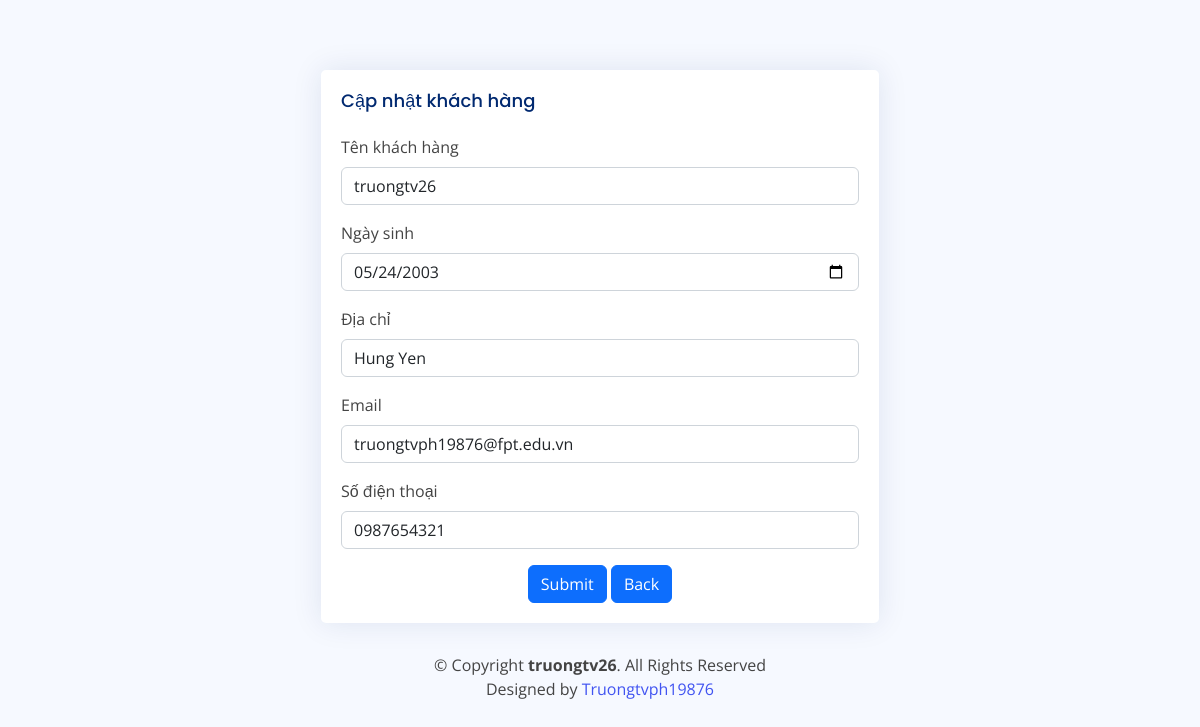
Screenshot of /cap-nhat-khach-hang/1 with the database file from the repository.
### tables this page shows
CREATE TABLE `customer` (
  `id` int(11) NOT NULL,
  `name` varchar(255) NOT NULL,
  `birthday` date NOT NULL,
  `address` varchar(255) NOT NULL,
  `email` varchar(255) NOT NULL,
  `phone` varchar(15) NOT NULL
);

### app/controllers/Customer.php (called while the page is built, shortened)
<?php
class Customer extends Controller
{
    private bool|object $model;
    public function __construct()
    {
        $this->model = $this->model('Customer');
    }
    public function update($id = 0) {
        $req = new Request();
        $req->setRules([
            'name' => 'required|min:2|max:20',
            'email' => 'required|email',
            'birthday' => 'required'
        ]);
        $req->setMessage([
            'name.required' => 'Trường này không được để trống',
            'name.min' => 'Tối thiểu 2 ký tự',
            'name.max' => 'Tối đa 20 ký tự',
            'email.required' => 'Trường này không được để trống',
            'email.email' => 'Định dạng email không hợp lệ',
            'birthday.required' => 'Trường này không được để trống'
        ]);
        if ($id > 0)
            $this->data['main']['info'] = $this->model->detailCustomer($id);
        $this->data['main']['errors'] = $req->getError();
        $this->data['layout'] = 'customers/update';
        $this->data['page_title'] = 'Cập nhật khách hàng';
        $this->render('client', $this->data);
    }
}

### index.php (called while the page is built, shortened)
<?php
$app = new App();

### core/Database.php (called while the page is built, shortened)
<?php
class Database
{
    public static $instance = null;
    public function __construct()
    {
        if (self::$instance == null) {
            try {
                $host = 'localhost';
                $db = 'we18104';
                $user = 'root';
                $password = '';
                $options = [
                    \PDO::ATTR_ERRMODE => \PDO::ERRMODE_EXCEPTION,
                    \PDO::ATTR_DEFAULT_FETCH_MODE => \PDO::FETCH_ASSOC
                ];
                $dsn = "mysql:dbname=$db;host=$host";
                self::$instance = new \PDO($dsn, $user, $password, $options);
                return self::$instance;
            } catch (\PDOException $e) {
                die($e->getMessage());
            }
        } else {
            return self::$instance;
        }
    }
    public function query($sql) {
        try {
            $stmt = self::$instance->prepare($sql);
            $stmt->execute();
            return $stmt;
        } catch(\PDOException $e) {
            die($e->getMessage());
        }
    }
    public function get($sql) {
        return $this->query($sql)->fetch();
    }
}

### app/models/Customer.php (called while the page is built, shortened)
<?php
class Customer extends Database
{
    public $conn;
    public function __construct()
    {
        $this->conn = new Database();
    }
    public function detailCustomer($id = 0) {
        $sql = "SELECT * FROM customer WHERE id='$id'";
        return $this->conn->get($sql);
    }
}

### app/views/customers/update.php (the view, shortened to what this page needs)
<div class="container" style="margin-top:70px;">
    <div class="col-lg-6  mx-auto">
        <div class="card">
            <div class="card-body">
                <h5 class="card-title">Cập nhật khách hàng</h5>
                <form class="row g-3" method="post">
                    <div class="col-12">
                        <label for="inputNanme4" class="form-label">Tên khách hàng</label>
                        <input type="text" name="name" class="form-control" id="inputNanme" value="<?=$_POST['name'] ?? $info['name']?>">
                    </div>
                    <div class="col-12">
                        <label for="inputEmail4" class="form-label">Ngày sinh</label>
                        <input type="date" name="birthday" class="form-control" id="inputEmail" value="<?=$_POST['birthday'] ??$info['birthday'] ?? ''?>">
                    </div>
                    <div class="col-12">
                        <label for="inputPassword4" class="form-label">Địa chỉ</label>
                        <input type="text" name="address" class="form-control" id="inputPassword" value="<?=$_POST['address'] ??$info['address'] ?? ''?>">
                    </div>
                    <div class="col-12">
                        <label for="inputAddress" class="form-label">Email</label>
                        <input type="text" name="email" class="form-control" id="inputAddress" placeholder="" value="<?=$_POST['email'] ??$info['email'] ?? ''?>">
                    </div>
                    <div class="col-12">
                        <label for="inputAddress" class="form-label">Số điện thoại</label>
                        <input type="text" name="phone" class="form-control" id="inputAddress" placeholder="" value="<?=$_POST['phone'] ??$info['phone'] ?? ''?>">
                    </div>
                    <div class="text-center">
                        <button type="submit" class="btn btn-primary">Submit</button>
                        <a href="<?=_DIR_ROOT_?>/customer/list_customer" class="btn btn-primary">Back</a>
                    </div>
                </form>
            </div>
        </div>
    </div
</div>

### public/assets/css/style.css (style rules this page uses)
:root { scroll-behavior: smooth; }
body { font-family: "Open Sans", sans-serif; background: #f6f9ff; color: #444444; }
a { color: #4154f1; text-decoration: none; }
h1, h2, h3, h4, h5, h6 { font-family: "Nunito", sans-serif; }
.card { margin-bottom: 30px; border: none; border-radius: 5px; box-shadow: 0px 0 30px rgba(1, 41, 112, 0.1); }
.card-title { padding: 20px 0 15px 0; font-size: 18px; font-weight: 500; color: #012970; font-family: "Poppins", sans-serif; }
.card-body { padding: 0 20px 20px 20px; }

### rows the page displays
customer: name "truongtv26", birthday "05/24/2003", address "Hung Yen", email "truongtvph19876@fpt.edu.vn", phone "0987654321"
